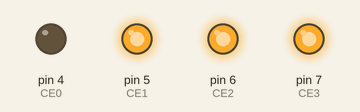
The sketch below on a simulated Arduino Uno, built with avr-gcc and run on an emulated ATmega328P. On the bench: output pins drawn as LEDs (lit = HIGH). Pins used as bus, display or sensor lines are not drawn.

Above: at 0.8 s.
At 2.4 s:
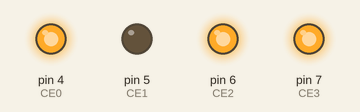
At 4.0 s:
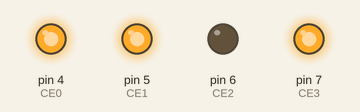
At 5.6 s:
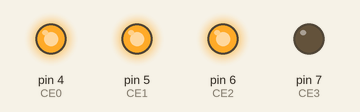
Timing chart, 0 to 8.3 s (numbered marks = the images above):
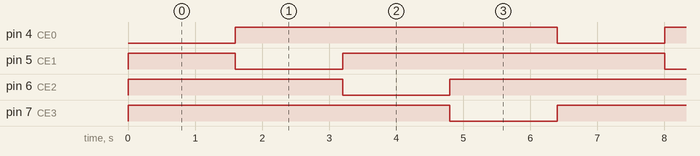

Measured:
- by itself, pin 4 (CE0), pin 5 (CE1), pin 6 (CE2), pin 7 (CE3): alternates HIGH for 4.8 s and LOW for 1.6 s
- by itself, everything shown: repeats every 6.4 s, in 4 steps

The sketch:

ledcube.ino
```cpp
/* LED CUBE 8x8x8 Testing Program
 *  written on: 06-02-2016, 23:46
 *  By: Ashlin Jose, Goutam S
 */

#define C0 12
#define C1 13
#define C2 2
#define C3 3
#define CE0 4
#define CE1 5
#define CE2 6
#define CE3 7
#define RE 8
#define R0 9
#define R1 10
#define R2 11

byte r0=0,r1=0,r2=0,c0=0,c1=0,c2=0,c3=0;
void setup()
{                                   /*Setup Starts*/
pinMode(C0,OUTPUT);
pinMode(C1,OUTPUT);
pinMode(C2,OUTPUT);
pinMode(C3,OUTPUT);
pinMode(CE0,OUTPUT);
pinMode(CE1,OUTPUT);
pinMode(CE2,OUTPUT);
pinMode(CE3,OUTPUT);
pinMode(RE,OUTPUT);
pinMode(R0,OUTPUT);
pinMode(R1,OUTPUT);
pinMode(R2,OUTPUT);

digitalWrite(RE, LOW);
digitalWrite(CE0, HIGH);
digitalWrite(CE1, HIGH);
digitalWrite(CE2, HIGH);
digitalWrite(C0, LOW);
digitalWrite(C1, LOW);
digitalWrite(C2, LOW);
digitalWrite(C3, LOW);
digitalWrite(R0, HIGH);
digitalWrite(R1, HIGH);
digitalWrite(R2, HIGH);
  }                           /*Setup Ends*/

void loop()
{                            /*loop Starts*/

digitalWrite(RE, HIGH);
for(byte r=0;r<=7;r++)
{                           /*for RE starts*/
r2=(r & 0b100)>>2;
r1=(r & 0b010)>>1;
r0=(r & 0b001);
digitalWrite(R0, r0);
digitalWrite(R1, r1);
digitalWrite(R2, r2);
for(byte d=0;d<=3;d++)
  {                        /*for DE starts*/
   if(d==0)
   {
    digitalWrite(CE0,LOW);
    digitalWrite(CE1,HIGH);
    digitalWrite(CE2,HIGH);
    digitalWrite(CE3,HIGH);
   }
   else if(d==1)
   {
    digitalWrite(CE0,HIGH);
    digitalWrite(CE1,LOW);
    digitalWrite(CE2,HIGH);
    digitalWrite(CE3,HIGH);
   }
   else if(d==2)
   {
    digitalWrite(CE0,HIGH);
    digitalWrite(CE1,HIGH);
    digitalWrite(CE2,LOW);
    digitalWrite(CE3,HIGH);
   }
   else if(d==3)
   {
    digitalWrite(CE0,HIGH);
    digitalWrite(CE1,HIGH);
    digitalWrite(CE2,HIGH);
    digitalWrite(CE3,LOW);
   }
   for(byte c=0;c<=15;c++)
   {                            /* for CE Starts*/
    c0=(c & 0x0001);
    c1=(c & 0b0010)>>1;
    c2=(c & 0b0100)>>2;
    c3=(c & 0b1000)>>3;
    digitalWrite(C0,c0);
    digitalWrite(C1,c1);
    digitalWrite(C2,c2);
    digitalWrite(C3,c3);
    delay(100);
   }                            /*for CE  ENDS*/

   }                            /* for DE Ends*/

  }                             /* for RE ends */

  }                             /* Loop Ends */
```
